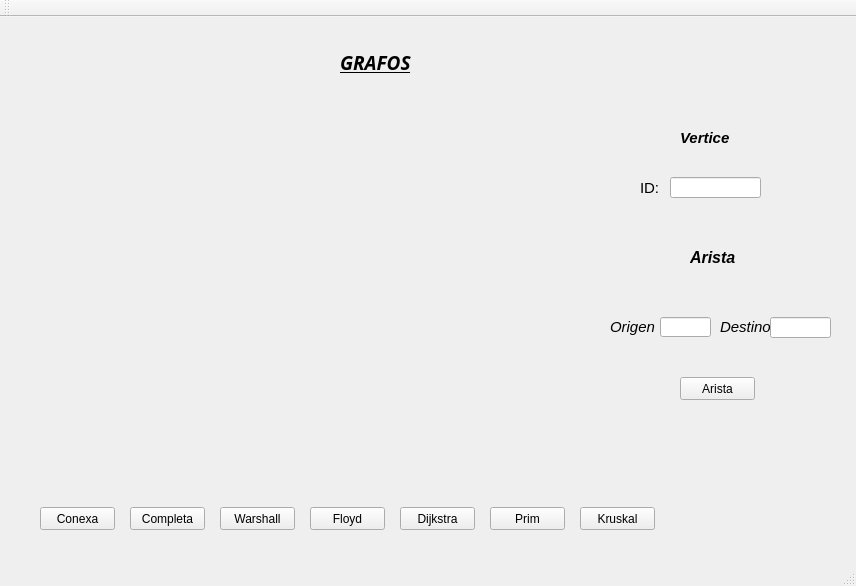
<?xml version="1.0" encoding="UTF-8"?>
<ui version="4.0">
 <class>MainWindow</class>
 <widget class="QMainWindow" name="MainWindow">
  <property name="geometry">
   <rect>
    <x>0</x>
    <y>0</y>
    <width>856</width>
    <height>586</height>
   </rect>
  </property>
  <property name="windowTitle">
   <string>MainWindow</string>
  </property>
  <widget class="QWidget" name="centralWidget">
   <widget class="QPushButton" name="btn_conexa">
    <property name="geometry">
     <rect>
      <x>40</x>
      <y>490</y>
      <width>75</width>
      <height>23</height>
     </rect>
    </property>
    <property name="text">
     <string>Conexa</string>
    </property>
   </widget>
   <widget class="QPushButton" name="btn_completa">
    <property name="geometry">
     <rect>
      <x>130</x>
      <y>490</y>
      <width>75</width>
      <height>23</height>
     </rect>
    </property>
    <property name="text">
     <string>Completa</string>
    </property>
   </widget>
   <widget class="QPushButton" name="btn_warshall">
    <property name="geometry">
     <rect>
      <x>220</x>
      <y>490</y>
      <width>75</width>
      <height>23</height>
     </rect>
    </property>
    <property name="text">
     <string>Warshall</string>
    </property>
   </widget>
   <widget class="QPushButton" name="btn_floyd">
    <property name="geometry">
     <rect>
      <x>310</x>
      <y>490</y>
      <width>75</width>
      <height>23</height>
     </rect>
    </property>
    <property name="text">
     <string>Floyd</string>
    </property>
   </widget>
   <widget class="QPushButton" name="btn_dijkstra">
    <property name="geometry">
     <rect>
      <x>400</x>
      <y>490</y>
      <width>75</width>
      <height>23</height>
     </rect>
    </property>
    <property name="text">
     <string>Dijkstra</string>
    </property>
   </widget>
   <widget class="QPushButton" name="btn_prim">
    <property name="geometry">
     <rect>
      <x>490</x>
      <y>490</y>
      <width>75</width>
      <height>23</height>
     </rect>
    </property>
    <property name="text">
     <string>Prim</string>
    </property>
   </widget>
   <widget class="QPushButton" name="btn_kruskal">
    <property name="geometry">
     <rect>
      <x>580</x>
      <y>490</y>
      <width>75</width>
      <height>23</height>
     </rect>
    </property>
    <property name="text">
     <string>Kruskal</string>
    </property>
   </widget>
   <widget class="QLabel" name="label">
    <property name="geometry">
     <rect>
      <x>680</x>
      <y>110</y>
      <width>61</width>
      <height>21</height>
     </rect>
    </property>
    <property name="font">
     <font>
      <pointsize>11</pointsize>
      <weight>75</weight>
      <italic>true</italic>
      <bold>true</bold>
     </font>
    </property>
    <property name="text">
     <string>Vertice</string>
    </property>
   </widget>
   <widget class="QLabel" name="label_2">
    <property name="geometry">
     <rect>
      <x>690</x>
      <y>230</y>
      <width>61</width>
      <height>21</height>
     </rect>
    </property>
    <property name="font">
     <font>
      <pointsize>12</pointsize>
      <weight>75</weight>
      <italic>true</italic>
      <bold>true</bold>
     </font>
    </property>
    <property name="text">
     <string>Arista</string>
    </property>
   </widget>
   <widget class="QLabel" name="label_3">
    <property name="geometry">
     <rect>
      <x>610</x>
      <y>300</y>
      <width>51</width>
      <height>20</height>
     </rect>
    </property>
    <property name="font">
     <font>
      <pointsize>11</pointsize>
      <weight>50</weight>
      <italic>true</italic>
      <bold>false</bold>
     </font>
    </property>
    <property name="text">
     <string>Origen</string>
    </property>
   </widget>
   <widget class="QLabel" name="label_4">
    <property name="geometry">
     <rect>
      <x>720</x>
      <y>300</y>
      <width>51</width>
      <height>20</height>
     </rect>
    </property>
    <property name="font">
     <font>
      <pointsize>11</pointsize>
      <weight>50</weight>
      <italic>true</italic>
      <bold>false</bold>
     </font>
    </property>
    <property name="text">
     <string>Destino</string>
    </property>
   </widget>
   <widget class="QLineEdit" name="line_Aorigen">
    <property name="geometry">
     <rect>
      <x>660</x>
      <y>300</y>
      <width>51</width>
      <height>20</height>
     </rect>
    </property>
   </widget>
   <widget class="QLineEdit" name="line_Adestino">
    <property name="geometry">
     <rect>
      <x>770</x>
      <y>300</y>
      <width>61</width>
      <height>21</height>
     </rect>
    </property>
   </widget>
   <widget class="QPushButton" name="btn_arista">
    <property name="geometry">
     <rect>
      <x>680</x>
      <y>360</y>
      <width>75</width>
      <height>23</height>
     </rect>
    </property>
    <property name="text">
     <string>Arista</string>
    </property>
   </widget>
   <widget class="QLabel" name="label_5">
    <property name="geometry">
     <rect>
      <x>340</x>
      <y>30</y>
      <width>131</width>
      <height>31</height>
     </rect>
    </property>
    <property name="font">
     <font>
      <family>Postino Std</family>
      <pointsize>14</pointsize>
      <weight>75</weight>
      <italic>true</italic>
      <bold>true</bold>
      <underline>true</underline>
     </font>
    </property>
    <property name="text">
     <string>GRAFOS</string>
    </property>
   </widget>
   <widget class="QWidget" name="gridLayoutWidget">
    <property name="geometry">
     <rect>
      <x>30</x>
      <y>70</y>
      <width>571</width>
      <height>401</height>
     </rect>
    </property>
    <layout class="QGridLayout" name="gridLayout"/>
   </widget>
   <widget class="QLineEdit" name="line_IdVert">
    <property name="geometry">
     <rect>
      <x>670</x>
      <y>160</y>
      <width>91</width>
      <height>21</height>
     </rect>
    </property>
   </widget>
   <widget class="QLabel" name="label_6">
    <property name="geometry">
     <rect>
      <x>640</x>
      <y>160</y>
      <width>31</width>
      <height>21</height>
     </rect>
    </property>
    <property name="font">
     <font>
      <pointsize>11</pointsize>
     </font>
    </property>
    <property name="text">
     <string>ID:</string>
    </property>
   </widget>
   <widget class="QLabel" name="label_7">
    <property name="geometry">
     <rect>
      <x>0</x>
      <y>0</y>
      <width>841</width>
      <height>541</height>
     </rect>
    </property>
    <property name="text">
     <string/>
    </property>
    <property name="pixmap">
     <pixmap>leon.jpg</pixmap>
    </property>
    <property name="scaledContents">
     <bool>true</bool>
    </property>
   </widget>
   <zorder>label_7</zorder>
   <zorder>btn_conexa</zorder>
   <zorder>btn_completa</zorder>
   <zorder>btn_warshall</zorder>
   <zorder>btn_floyd</zorder>
   <zorder>btn_dijkstra</zorder>
   <zorder>btn_prim</zorder>
   <zorder>btn_kruskal</zorder>
   <zorder>label</zorder>
   <zorder>label_2</zorder>
   <zorder>label_3</zorder>
   <zorder>label_4</zorder>
   <zorder>line_Aorigen</zorder>
   <zorder>line_Adestino</zorder>
   <zorder>btn_arista</zorder>
   <zorder>label_5</zorder>
   <zorder>gridLayoutWidget</zorder>
   <zorder>line_IdVert</zorder>
   <zorder>label_6</zorder>
  </widget>
  <widget class="QMenuBar" name="menuBar">
   <property name="geometry">
    <rect>
     <x>0</x>
     <y>0</y>
     <width>856</width>
     <height>21</height>
    </rect>
   </property>
  </widget>
  <widget class="QToolBar" name="mainToolBar">
   <attribute name="toolBarArea">
    <enum>TopToolBarArea</enum>
   </attribute>
   <attribute name="toolBarBreak">
    <bool>false</bool>
   </attribute>
  </widget>
  <widget class="QStatusBar" name="statusBar"/>
 </widget>
 <layoutdefault spacing="6" margin="11"/>
 <resources/>
 <connections/>
</ui>
